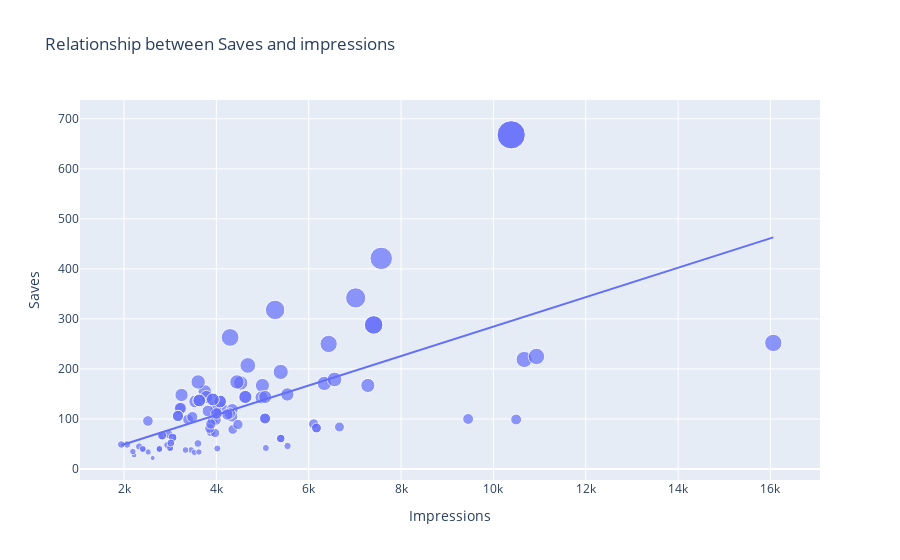

Here is the notebook cell this chart was saved with:
### Code cell
#Analyzing Relationships
figure=px.scatter(data,x="Impressions",y="Saves",size="Saves",trendline="ols",title="Relationship between Saves and impressions")
figure.show()
